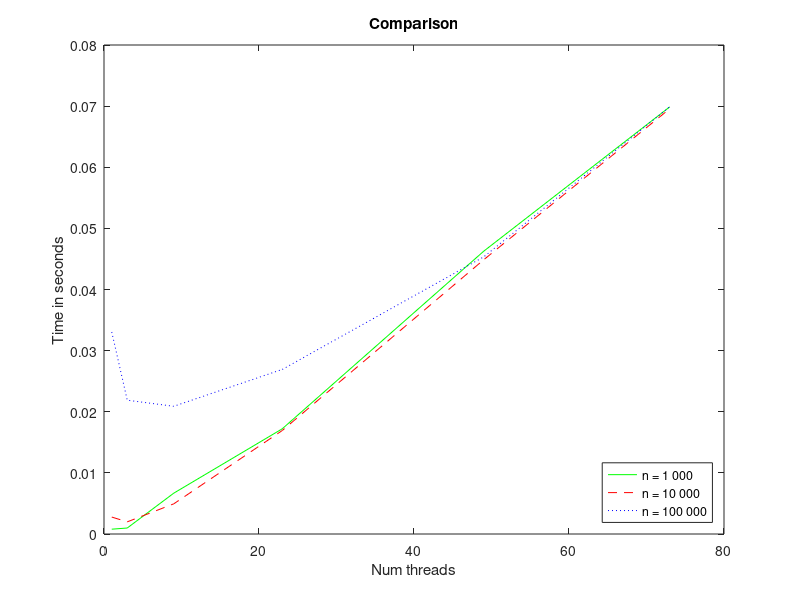
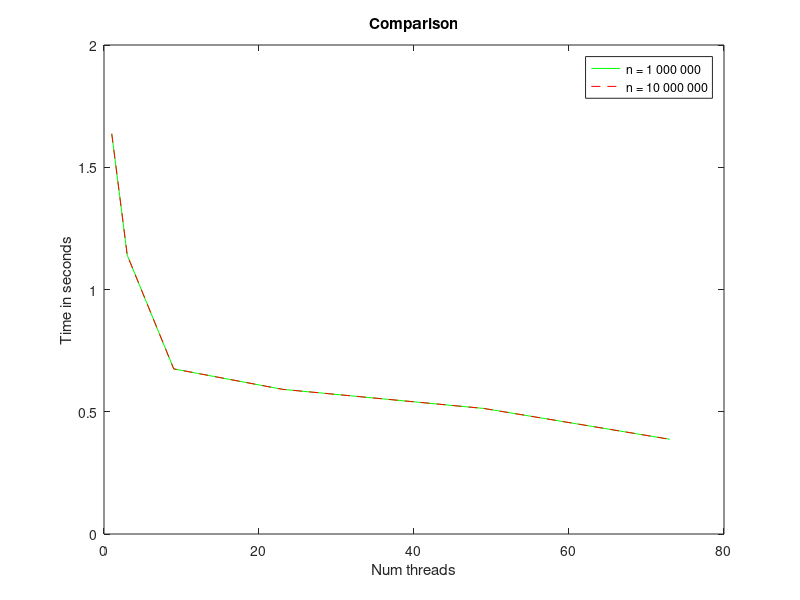

MATLAB code for these plots, in order:
% Timing array:
% Rows: num fish
% Columns: num processors.

timing = [
0.000789    0.002772    0.033044    1.636971 
0.000979    0.001987    0.021890    1.140199    
0.006679    0.004934    0.020894    0.675296
0.017210    0.016930    0.026923    0.591835
0.046270    0.044872    0.045339    0.513553
0.069881    0.069573    0.069902    0.387441
];

nprocs = [1 3 9 23 49 73]; 
nelements = [1000 10000 100000 10000000];

% Possible plots:
figure(1);
plot(nprocs,timing(:,1), 'g-');

hold on;
plot(nprocs,timing(:,2), 'r--');
plot(nprocs,timing(:,3), 'b:');
legend('n = 1 000', 'n = 10 000', 'n = 100 000', 'Location','SouthEast');

hold off;
title('Comparison');
xlabel('Num threads'); 
ylabel('Time in seconds');

figure(2);
plot(nprocs,timing(:,4), 'g-');

hold on;
plot(nprocs,timing(:,4), 'r--');
legend('n = 1 000 000', 'n = 10 000 000', 'Location','NorthEast');

hold off;
title('Comparison');
xlabel('Num threads'); 
ylabel('Time in seconds');

